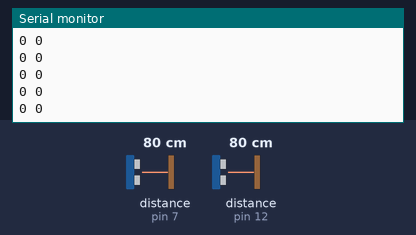
Bench run of a sketch on a simulated Arduino Uno, built with avr-gcc and run on an emulated ATmega328P. Parts: the last lines printed to the serial monitor. Wiring (inferred from the names in the program): 2 × ultrasonic range finder: trigger pin 8, echo pin 7 / trigger pin 9, echo pin 12. Inputs (shaded band) come from the test bench; at power-on: distance to the obstacle (sensors on pin 7, pin 12) 80 cm. The echo pulse lasts 58.3 µs per cm.

Above: at 1.2 s.
1.3 s: distance to the obstacle (sensor on pin 7) set to 4 cm
At 1.4 s:
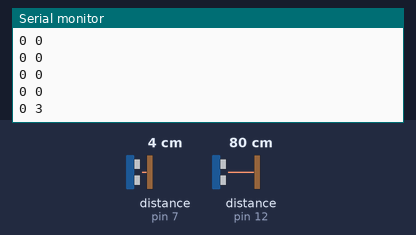
4.3 s: distance to the obstacle (sensor on pin 12) set to 2 cm
At 4.31 s:
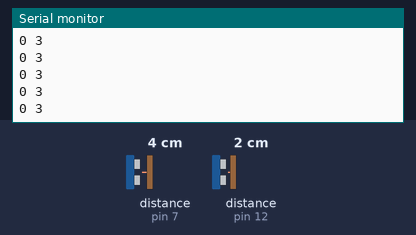
5.8 s: distance to the obstacle (sensor on pin 7) set to 2 cm
At 5.84 s:
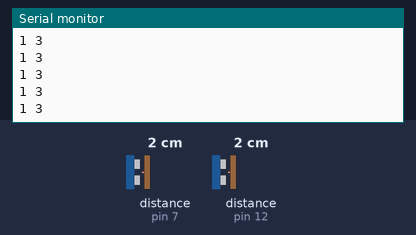
7.3 s: distance to the obstacle (sensor on pin 12) set to 4 cm
At 7.32 s:
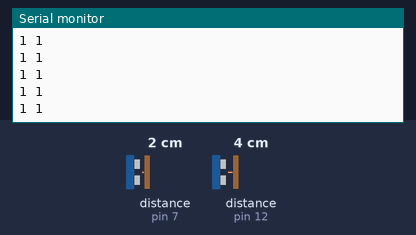
Timing chart, 0 to 9.8 s (numbered marks = the images above; inputs shaded):
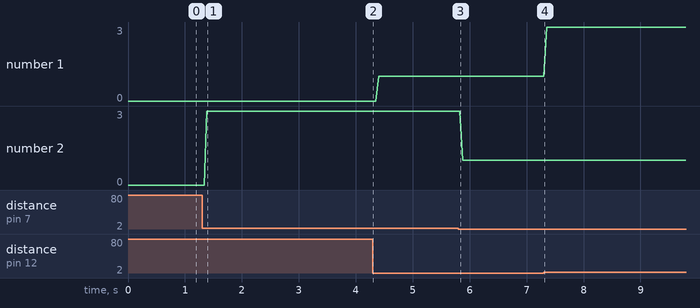

The sketch:

sensorinputs_pinged.pde
```cpp
#define NUMDIGINPUTS 2   // number of sensors connected.
#define TIMEOUT 1000     // timeout for echo pulse return in milliseconds.
#define LEDpin 13

int ultrasoundSignal[NUMDIGINPUTS] = {12,7};  // Ultrasound signal pins -- all 3 for testing with one sensor
unsigned char ultrasoundTriggers[NUMDIGINPUTS] = {9,8}; // The reading for this sensor

unsigned long ultrasoundValue[NUMDIGINPUTS] = {0,0}; // Last distance

int next_sensor = 0;

int ledstate = 0;

int started;


int num_rounds = 0;

void setup()
{
  Serial.begin(9600);

  int i;
  for(i = 0; i < NUMDIGINPUTS; i++) {
    pinMode(ultrasoundSignal[i], INPUT);
    pinMode(ultrasoundTriggers[i], OUTPUT);
    ultrasoundValue[i] = 0;
  }
}


void ping_and_read(int sensor_no) {
  digitalWrite(ultrasoundTriggers[sensor_no], LOW);
  digitalWrite(ultrasoundTriggers[sensor_no], HIGH);
  delayMicroseconds(25);
  digitalWrite(ultrasoundTriggers[sensor_no], LOW);

  unsigned long t = pulseIn(ultrasoundSignal[sensor_no], HIGH, TIMEOUT);
  ultrasoundValue[sensor_no] = microsecondsToCentimeters(t);
}

void print_states() {
  int k;
  for (k = 0; k < NUMDIGINPUTS; k++) {
    Serial.print(ultrasoundValue[k]);
    Serial.print(' ');
  }

  Serial.println();
}

void loop()
{
  if(Serial.available()) {
    started = Serial.read();
  }

  ping_and_read(next_sensor);

  print_states();

  delay(25);
  delay(25);

  digitalWrite(LEDpin, ledstate);
  ledstate = !ledstate;

  next_sensor = (next_sensor+1) % NUMDIGINPUTS;
}

long microsecondsToInches(long microseconds)
{
  return microseconds / 74 / 2;
}

long microsecondsToCentimeters(long microseconds)
{
  // The speed of sound is 340 m/s or 29 microseconds per centimeter.
  // The ping travels out and back, so to find the distance of the
  // object we take half of the distance travelled.
  return microseconds / 29 / 2;
}
```

Measured:
- after the input at 1.3 s, the serial monitor: prints a new line after 0.09 s (image 1)
- plotted number 1: 0 → 1 after the input at 4.3 s
- plotted number 2: 0 → 3 after the input at 1.3 s
